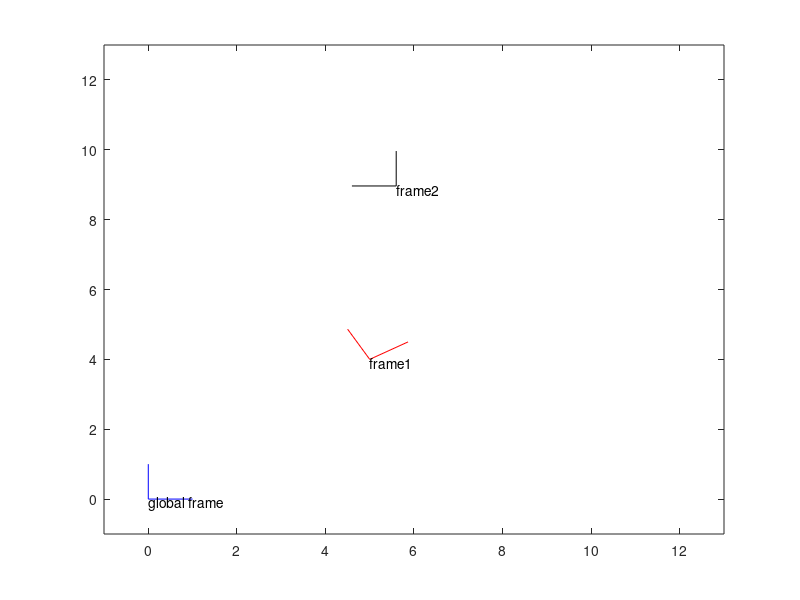

Here is the MATLAB script that generated this plot: (Note: this script raises an error after producing the figure.)
% rigid transformation example code
clc; clear
% pose2 in frame 1
pose1_2 = [5, 4, pi/6];
theta = pose1_2(3);
R1 = [cos(theta), -sin(theta); sin(theta), cos(theta)];
t1_2 = [pose1_2(1); pose1_2(2)];
% transformation matrix of pose2 in frame 1
T1_2 = [R1 t1_2; 0 0 1]

% pose3 in frame 2
pose2_3 = [3, 4, pi/3];
theta = pose2_3(3);
R2_3 = [cos(theta), -sin(theta); sin(theta), cos(theta)];
t2_3 = [pose2_3(1); pose2_3(2)];
% transformation matrix of pose3 in frame 2
T2_3 = [R2_3 t2_3; 0 0 1]

% pose2 in global frame
T1_3 = T1_2 * T2_3

disp('transform point a in frame 2 to frame 1')
pa_2 = [1,2,1]';
pa_1 = T1_2 * pa_2
disp('transform point a in frame 2 to frame 3')
T3_2 = inv(T2_3)
pa_3 = T2_3 \ pa_2

disp('transform point b in frame 3 to frame 2')
pb_3 = [3,2,1]';
pb_2 = T2_3 * pb_3
disp('transform point b in frame 3 to frame 1')
pb_1 = T1_3 * pb_3

% draw frames and points
% x, y axes in homogeneous coordinates
baisic_axes = [0 0 1; 1 0 1; 0 1 1]';
frameg = baisic_axes;   % in global frame
frame1 = T1_2 * baisic_axes; % transform to frame1
frame2 = T1_3 * baisic_axes; % transform to frame2

% plot global frame with blue line
hold off
plot(frameg(1, [1 2]), frameg(2, [1 2]), 'b-', frameg(1, [1 3]), frameg(2, [1 3]), 'b-')
text(frameg(1, 1), frameg(2, 1)-0.1, 'global frame')
hold on
% plot frame1 with red line
plot(frame1(1, [1 2]), frame1(2, [1 2]), 'r-', frame1(1, [1 3]), frame1(2, [1 3]), 'r-')
text(frame1(1, 1), frame1(2, 1)-0.1, 'frame1')
% plot frame2 with black line
plot(frame2(1, [1 2]), frame2(2, [1 2]), 'k-', frame2(1, [1 3]), frame2(2, [1 3]), 'k-')
text(frame2(1, 1), frame2(2, 1)-0.1, 'frame2')
axis([-1 13 -1 13])

% mark points
plot(pa_g(1), pa_g(2), '*')
plot(pb_g(1), pb_g(2), '*')
